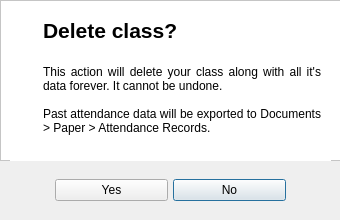
<?xml version="1.0" encoding="UTF-8"?>
<ui version="4.0">
 <class>deleteClassConfirmationDialog</class>
 <widget class="QDialog" name="deleteClassConfirmationDialog">
  <property name="windowModality">
   <enum>Qt::ApplicationModal</enum>
  </property>
  <property name="geometry">
   <rect>
    <x>0</x>
    <y>0</y>
    <width>340</width>
    <height>220</height>
   </rect>
  </property>
  <property name="minimumSize">
   <size>
    <width>340</width>
    <height>220</height>
   </size>
  </property>
  <property name="maximumSize">
   <size>
    <width>340</width>
    <height>220</height>
   </size>
  </property>
  <property name="windowTitle">
   <string>Paper</string>
  </property>
  <property name="windowIcon">
   <iconset>
    <normaloff>../icons/icons8-origami-100.png</normaloff>../icons/icons8-origami-100.png</iconset>
  </property>
  <widget class="QWidget" name="horizontalLayoutWidget_2">
   <property name="geometry">
    <rect>
     <x>50</x>
     <y>170</y>
     <width>241</width>
     <height>41</height>
    </rect>
   </property>
   <layout class="QHBoxLayout" name="horizontalLayout_2">
    <property name="spacing">
     <number>5</number>
    </property>
    <property name="leftMargin">
     <number>5</number>
    </property>
    <property name="topMargin">
     <number>5</number>
    </property>
    <property name="rightMargin">
     <number>5</number>
    </property>
    <property name="bottomMargin">
     <number>5</number>
    </property>
    <item>
     <widget class="QPushButton" name="yes_button">
      <property name="focusPolicy">
       <enum>Qt::NoFocus</enum>
      </property>
      <property name="text">
       <string>Yes</string>
      </property>
      <property name="icon">
       <iconset>
        <normaloff>../icons/icons8-ok-96.png</normaloff>../icons/icons8-ok-96.png</iconset>
      </property>
     </widget>
    </item>
    <item>
     <widget class="QPushButton" name="no_button">
      <property name="text">
       <string>No</string>
      </property>
      <property name="icon">
       <iconset>
        <normaloff>../icons/icons8-cancel-96.png</normaloff>../icons/icons8-cancel-96.png</iconset>
      </property>
     </widget>
    </item>
   </layout>
  </widget>
  <widget class="QFrame" name="frame">
   <property name="geometry">
    <rect>
     <x>0</x>
     <y>0</y>
     <width>341</width>
     <height>161</height>
    </rect>
   </property>
   <property name="styleSheet">
    <string notr="true">background-color: #FFF;</string>
   </property>
   <property name="frameShape">
    <enum>QFrame::StyledPanel</enum>
   </property>
   <property name="frameShadow">
    <enum>QFrame::Raised</enum>
   </property>
   <widget class="QWidget" name="horizontalLayoutWidget">
    <property name="geometry">
     <rect>
      <x>10</x>
      <y>10</y>
      <width>321</width>
      <height>151</height>
     </rect>
    </property>
    <layout class="QHBoxLayout" name="horizontalLayout">
     <property name="spacing">
      <number>10</number>
     </property>
     <property name="leftMargin">
      <number>5</number>
     </property>
     <property name="topMargin">
      <number>5</number>
     </property>
     <property name="rightMargin">
      <number>5</number>
     </property>
     <property name="bottomMargin">
      <number>5</number>
     </property>
     <item>
      <widget class="QLabel" name="label_2">
       <property name="maximumSize">
        <size>
         <width>60</width>
         <height>60</height>
        </size>
       </property>
       <property name="text">
        <string/>
       </property>
       <property name="pixmap">
        <pixmap>../drawables/icons8-delete-view-96.png</pixmap>
       </property>
       <property name="scaledContents">
        <bool>true</bool>
       </property>
      </widget>
     </item>
     <item>
      <layout class="QVBoxLayout" name="verticalLayout">
       <property name="spacing">
        <number>10</number>
       </property>
       <property name="leftMargin">
        <number>5</number>
       </property>
       <property name="topMargin">
        <number>5</number>
       </property>
       <property name="rightMargin">
        <number>5</number>
       </property>
       <property name="bottomMargin">
        <number>5</number>
       </property>
       <item>
        <widget class="QLabel" name="label">
         <property name="maximumSize">
          <size>
           <width>16777215</width>
           <height>20</height>
          </size>
         </property>
         <property name="font">
          <font>
           <pointsize>16</pointsize>
           <bold>true</bold>
          </font>
         </property>
         <property name="text">
          <string>Delete class?</string>
         </property>
         <property name="wordWrap">
          <bool>true</bool>
         </property>
        </widget>
       </item>
       <item>
        <widget class="QLabel" name="label_3">
         <property name="maximumSize">
          <size>
           <width>16777215</width>
           <height>100</height>
          </size>
         </property>
         <property name="text">
          <string>This action will delete your class along with all it's data forever. It cannot be undone. 

Past attendance data will be exported to Documents &gt; Paper &gt; Attendance Records.</string>
         </property>
         <property name="alignment">
          <set>Qt::AlignJustify|Qt::AlignVCenter</set>
         </property>
         <property name="wordWrap">
          <bool>true</bool>
         </property>
        </widget>
       </item>
      </layout>
     </item>
    </layout>
   </widget>
  </widget>
 </widget>
 <resources/>
 <connections/>
</ui>
